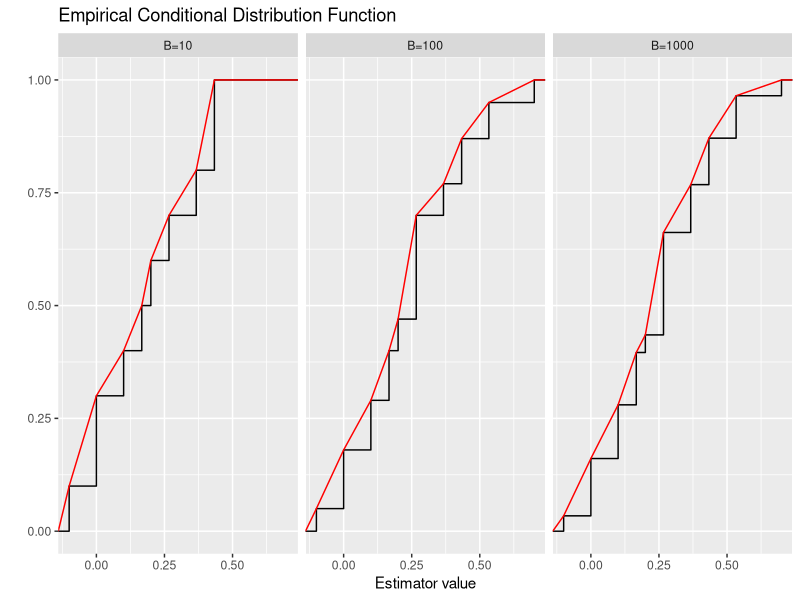

R code for this plot: (Note: this script raises an error after producing the figure.)
library(tidyverse)

rm(list=ls()) 		# Clear workspace

#set.seed(1) 		# Set seed for random number generator

n = 3 			# Set the sample size

b_val = c(10,100,1000)			# Number of Monte Carlo iterations

epsilon = 0.1
data <- c(-0.1,0.2,0.7)

bootstrap_df <- data.frame(matrix(ncol = 2, nrow = 0))
colnames(bootstrap_df) <- c("B","value")

for (num in b_val){
  set.seed(1) ## Values are slightly different for set.seed() at position above
  b_est <- rep(0,num)
  for (it in 1:num) {
    # Data generating process
    x <- sample(data, size = n, rep=T) #Sampling 

    t <- mean(x) # Sample mean
    
    b_est[it] <- t
  }
  b_data <- data.frame("B"=rep(num, num), "value"=b_est)
  bootstrap_df <- bind_rows(bootstrap_df, b_data)
}

bootstrap_df %>% 
  group_by(B) %>% 
  summarise(mean = mean(value))

mean(bootstrap_df[bootstrap_df$B == 1000, "value"])
bootstrap_df %>% 
  mutate(B = paste0("B=",as.character(B))) %>% 
  ggplot(aes(x=value, fill=factor(B)))+
    stat_ecdf(geom = "step")+
    stat_ecdf(geom = "line", color="red")+
    facet_wrap("B")+
    labs(title = "Empirical Conditional Distribution Function",
       x= "Estimator value", y="")
ggsave("assignment_2/bootstrap_estim_a.png", width=16,height=9,units = "cm")
